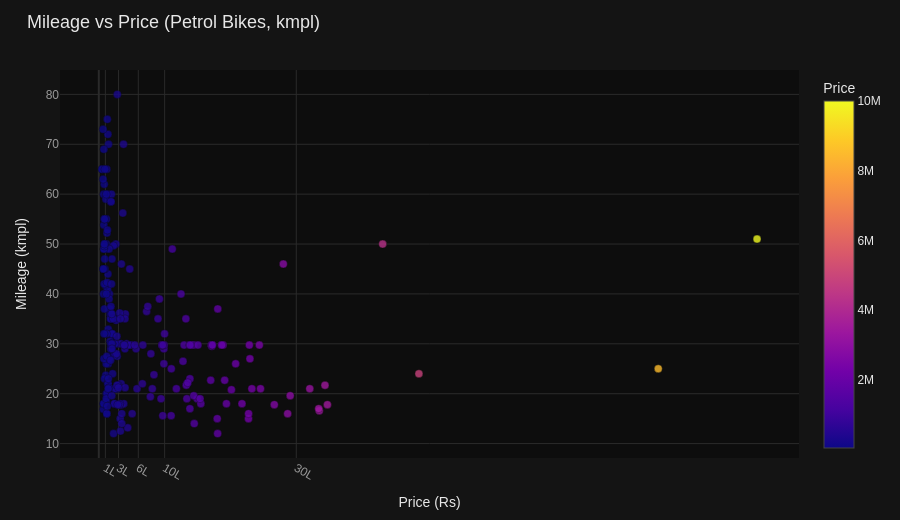

Source (notebook cell):
### Markdown cell above
### 8. MILEAGE vs PRICE — Scatter Plot (Petrol, kmpl only)

### Code cell
mdf = df[
    (df['Bike_Type'] == 'Petrol') &
    (df['Mileage_unit'] == 'kmpl')
].dropna(subset=['Mileage_val', 'Price']).copy()

fig8 = go.Figure(go.Scatter(
    x=mdf['Price'],
    y=mdf['Mileage_val'],
    mode='markers',
    marker=dict(
        color=mdf['Price'],
        colorscale='Plasma',
        showscale=True,
        colorbar=dict(title='Price', tickfont=dict(color=TEXT)),
        size=8,
        opacity=0.8,
        line=dict(color=BG, width=0.4),
    ),
    hovertemplate=(
        '<b>%{text}</b><br>'
        'Price: %{x:,.0f}<br>'
        'Mileage: %{y:.1f} kmpl<extra></extra>'
    ),
    text=mdf['Model Name'],
))
fig8.update_layout(**base_layout('Mileage vs Price (Petrol Bikes, kmpl)'))
fig8.update_xaxes(title='Price (Rs)',
                  tickvals=[1e5, 3e5, 6e5, 1e6, 3e6],
                  ticktext=['1L', '3L', '6L', '10L', '30L'])
fig8.update_yaxes(title='Mileage (kmpl)')
all_figs.append(('8. Mileage vs Price', fig8))
fig8.show()

### Figure 1 — Plotly figure (JSON) as saved in the notebook; plotly's stock layout.template omitted (floating-point values rounded to 4 significant figures; data arrays with more than 128 entries replaced by an {"elided": "..."} marker saying what was removed)
{"data": [{"hovertemplate": "<b>%{text}</b><br>Price: %{x:,.0f}<br>Mileage: %{y:.1f} kmpl<extra></extra>", "marker": {"color": {"elided": "235 float values"}, "colorbar": {"tickfont": {"color": "#E8E8E8"}, "title": {"text": "Price"}}, "colorscale": [[0, "#0d0887"], [0.1111, "#46039f"], [0.2222, "#7201a8"], [0.3333, "#9c179e"], [0.4444, "#bd3786"], [0.5556, "#d8576b"], [0.6667, "#ed7953"], [0.7778, "#fb9f3a"], [0.8889, "#fdca26"], [1, "#f0f921"]], "line": {"color": "#0D0D0D", "width": 0.4}, "opacity": 0.8, "showscale": true, "size": 8}, "mode": "markers", "text": {"elided": "235 str values"}, "type": "scatter", "x": {"elided": "235 float values"}, "y": {"elided": "235 float values"}}], "layout": {"font": {"color": "#E8E8E8", "family": "Poppins, sans-serif", "size": 12}, "height": 520, "legend": {"bgcolor": "rgba(0,0,0,0)", "bordercolor": "#2a2a2a", "font": {"color": "#E8E8E8", "size": 11}}, "margin": {"b": 60, "l": 60, "r": 30, "t": 70}, "paper_bgcolor": "#141414", "plot_bgcolor": "#0D0D0D", "title": {"font": {"color": "#E8E8E8", "family": "Poppins, sans-serif", "size": 18}, "text": "Mileage vs Price (Petrol Bikes, kmpl)", "x": 0.03, "y": 0.97}, "xaxis": {"gridcolor": "#2a2a2a", "tickfont": {"color": "#999999"}, "ticktext": ["1L", "3L", "6L", "10L", "30L"], "tickvals": [100000, 300000, 600000, 1000000, 3000000], "title": {"text": "Price (Rs)"}, "zerolinecolor": "#2a2a2a"}, "yaxis": {"gridcolor": "#2a2a2a", "tickfont": {"color": "#999999"}, "title": {"text": "Mileage (kmpl)"}, "zerolinecolor": "#2a2a2a"}}}
